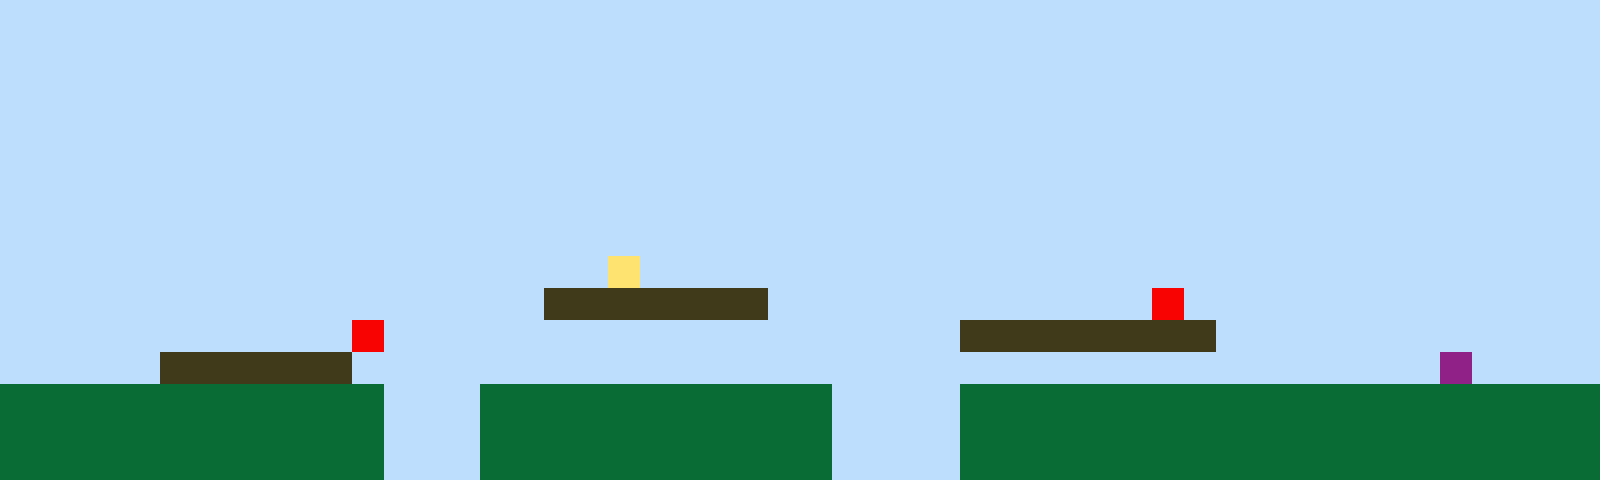

A 2D game scene composited from a Tiled map and its tileset images. What follows is a short description and the map's XML, with every tile layer's data as written:
An orthogonal 50x15 tile map with 32x32 px tiles, 1 tile layer (Tile Layer 1).

<map version="1.10" tiledversion="1.11.2" orientation="orthogonal" renderorder="right-up" width="50" height="15" tilewidth="32" tileheight="32" infinite="0" nextlayerid="2" nextobjectid="1"><editorsettings><export target="map1.csv" format="csv" /></editorsettings><tileset firstgid="1" name="sprites" tilewidth="32" tileheight="32" tilecount="6" columns="3"><image source="sprites.png" width="96" height="64" /></tileset><layer id="1" name="Tile Layer 1" width="50" height="15"><data encoding="csv">1,1,1,1,1,1,1,1,1,1,1,1,1,1,1,1,1,1,1,1,1,1,1,1,1,1,1,1,1,1,1,1,1,1,1,1,1,1,1,1,1,1,1,1,1,1,1,1,1,1,1,1,1,1,1,1,1,1,1,1,1,1,1,1,1,1,1,1,1,1,1,1,1,1,1,1,1,1,1,1,1,1,1,1,1,1,1,1,1,1,1,1,1,1,1,1,1,1,1,1,1,1,1,1,1,1,1,1,1,1,1,1,1,1,1,1,1,1,1,1,1,1,1,1,1,1,1,1,1,1,1,1,1,1,1,1,1,1,1,1,1,1,1,1,1,1,1,1,1,1,1,1,1,1,1,1,1,1,1,1,1,1,1,1,1,1,1,1,1,1,1,1,1,1,1,1,1,1,1,1,1,1,1,1,1,1,1,1,1,1,1,1,1,1,1,1,1,1,1,1,1,1,1,1,1,1,1,1,1,1,1,1,1,1,1,1,1,1,1,1,1,1,1,1,1,1,1,1,1,1,1,1,1,1,1,1,1,1,1,1,1,1,1,1,1,1,1,1,1,1,1,1,1,1,1,1,1,1,1,1,1,1,1,1,1,1,1,1,1,1,1,1,1,1,1,1,1,1,1,1,1,1,1,1,1,1,1,1,1,1,1,1,1,1,1,1,1,1,1,1,1,1,1,1,1,1,1,1,1,1,1,1,1,1,1,1,1,1,1,1,1,1,1,1,1,1,1,1,1,1,1,1,1,1,1,1,1,1,1,1,1,1,1,1,1,1,1,1,1,1,1,1,1,1,1,1,1,1,1,1,1,1,1,1,1,1,1,1,1,1,1,1,1,1,1,1,1,1,1,1,1,1,1,1,1,1,1,1,1,1,1,1,1,1,1,1,1,1,1,1,1,1,1,1,1,1,1,1,1,1,1,1,1,1,1,1,1,1,1,4,1,1,1,1,1,1,1,1,1,1,1,1,1,1,1,1,1,1,1,1,1,1,1,1,1,1,1,1,1,1,1,1,1,1,1,1,1,1,1,1,1,1,1,1,1,1,1,3,3,3,3,3,3,3,1,1,1,1,1,1,1,1,1,1,1,1,5,1,1,1,1,1,1,1,1,1,1,1,1,1,1,1,1,1,1,1,1,1,1,1,1,5,1,1,1,1,1,1,1,1,1,1,1,1,1,1,1,1,1,1,3,3,3,3,3,3,3,3,1,1,1,1,1,1,1,1,1,1,1,1,1,1,1,1,1,3,3,3,3,3,3,1,1,1,1,1,1,1,1,1,1,1,1,1,1,1,1,1,1,1,1,1,1,1,1,1,1,1,1,1,1,1,1,1,1,6,1,1,1,1,2,2,2,2,2,2,2,2,2,2,2,2,1,1,1,2,2,2,2,2,2,2,2,2,2,2,1,1,1,1,2,2,2,2,2,2,2,2,2,2,2,2,2,2,2,2,2,2,2,2,2,2,2,2,2,2,2,2,2,2,2,2,1,1,1,2,2,2,2,2,2,2,2,2,2,2,1,1,1,1,2,2,2,2,2,2,2,2,2,2,2,2,2,2,2,2,2,2,2,2,2,2,2,2,2,2,2,2,2,2,2,2,1,1,1,2,2,2,2,2,2,2,2,2,2,2,1,1,1,1,2,2,2,2,2,2,2,2,2,2,2,2,2,2,2,2,2,2,2,2</data></layer></map>
